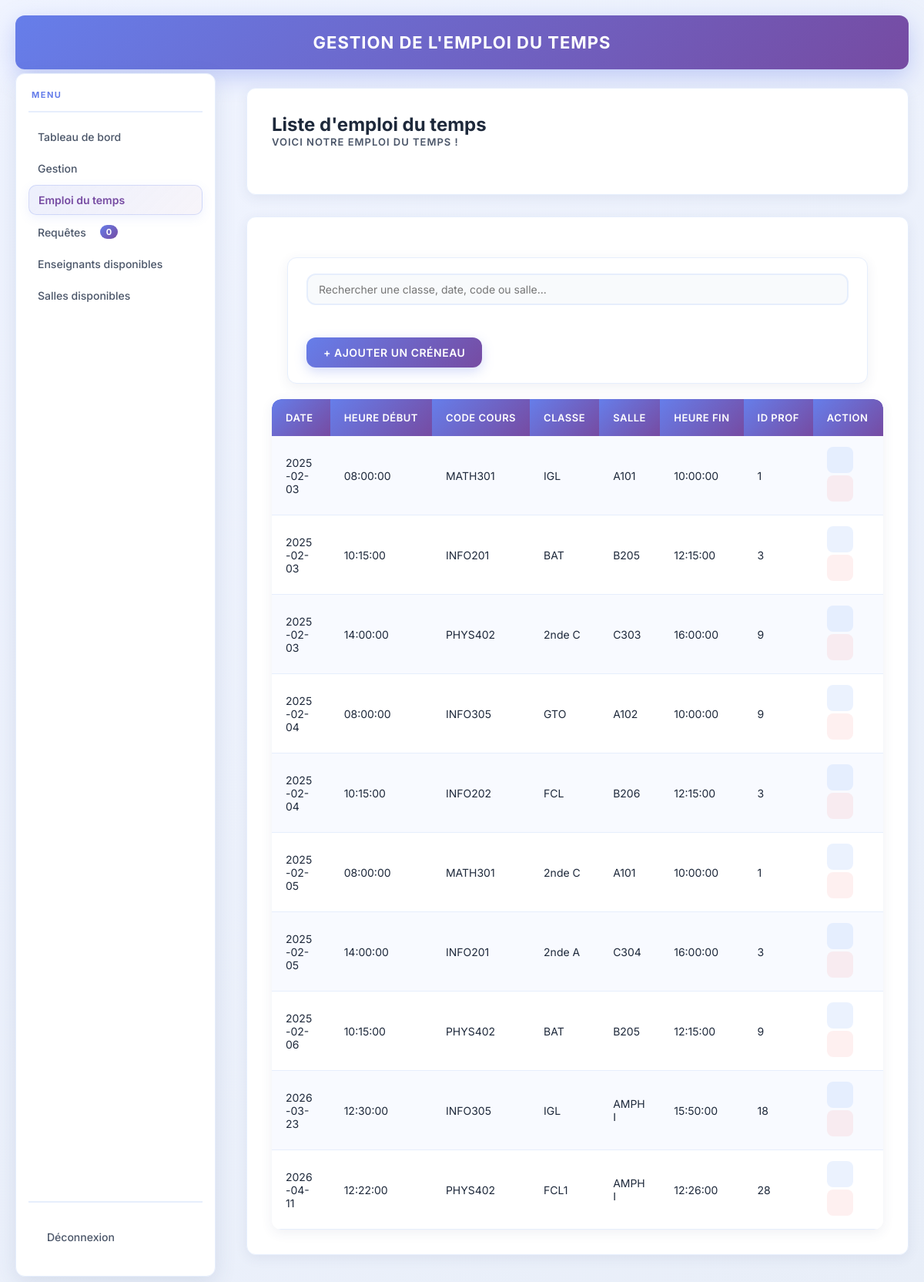
The page /ADMIN/Emploi.php on the database its author committed.
### tables this page shows
CREATE TABLE `CRENEAU` (
  `id_creneau` int(11) NOT NULL,
  `date` date NOT NULL,
  `heure_debut` time NOT NULL,
  `heure_fin` time NOT NULL,
  `salle` varchar(50) NOT NULL,
  `id_cours` int(11) NOT NULL,
  `id_admin` int(11) NOT NULL,
  `date_creation` timestamp NULL DEFAULT current_timestamp(),
  `date_modification` timestamp NULL DEFAULT current_timestamp() ON UPDATE current_timestamp(),
  `filiere` varchar(20) NOT NULL,
  `id_personne` int(11) NOT NULL
);

CREATE TABLE `COURS` (
  `id_cours` int(11) NOT NULL,
  `nom_cours` varchar(200) NOT NULL,
  `code_cours` varchar(20) NOT NULL,
  `description` text DEFAULT NULL,
  `date_creation` timestamp NULL DEFAULT current_timestamp()
);

### ADMIN/Emploi.php (the view, shortened to what this page needs)
<?php
        include_once "con_dbb.php";
?>
<!DOCTYPE html>
<html lang="fr">
<head>
    <link rel="stylesheet" href="../style/style2.css">
</head>
<body>
    <div class="Gtitre"><b>GESTION DE L'EMPLOI DU TEMPS</b></div>
    <nav>
        <h5 class="menu"><?= svg_icon('menu', 14) ?> MENU</h5>
        <ul class="nav-list" id="navList">
            <li><a href="tableau.php" class="<?= (basename($_SERVER['PHP_SELF'])=='tableau.php') ? 'nav-active' : '' ?>"><?= svg_icon('dashboard', 20) ?>Tableau de bord</a></li>
            <li><a href="Gestion.php" class="<?= (basename($_SERVER['PHP_SELF'])=='Gestion.php') ? 'nav-active' : '' ?>"><?= svg_icon('gestion', 20) ?>Gestion</a></li>
            <li><a href="Emploi.php" class="<?= (basename($_SERVER['PHP_SELF'])=='Emploi.php') ? 'nav-active' : '' ?>"><?= svg_icon('emploi', 20) ?>Emploi du temps</a></li>
            <li><a href="Requetes.php" class="<?= (basename($_SERVER['PHP_SELF'])=='Requetes.php') ? 'nav-active' : '' ?>"><?= svg_icon('requetes', 20) ?>Requêtes
                <span class="badge"><?php echo mysqli_num_rows(mysqli_query($con, "SELECT * FROM REQUETE WHERE statut='en_attente'")); ?></span>
            </a></li>
            <li><a href="profdispo.php" class="<?= (basename($_SERVER['PHP_SELF'])=='profdispo.php') ? 'nav-active' : '' ?>"><?= svg_icon('profdispo', 20) ?>Enseignants disponibles</a></li>
            <li><a href="salles_dispo.php" class="<?= (basename($_SERVER['PHP_SELF'])=='salles_dispo.php') ? 'nav-active' : '' ?>"><?= svg_icon('salles', 20) ?>Salles disponibles</a></li>
        </ul>
        <ul class="nav-footer" id="navFooter">
            <li><a href="../logout.php"><?= svg_icon('logout', 20) ?>Déconnexion</a></li>
        </ul>
    </nav>
    <section>
        <h1>Liste d'emploi du temps</h1>
        <div class="choix">
            <p>Voici notre emploi du temps !</p>
        </div>
    </section>
    <section>
        <div class="recherche">
            <form action="../edit/add_creneau.php" method="POST" novalidate>
                <input
                    type="text"
                    class="search"
                    id="search"
                    placeholder="Rechercher une classe, date, code ou salle..."
                    autocomplete="off">
                <small id="searchMessage" aria-live="polite"></small>
                <input
                    type="submit"
                    value="+ Ajouter un créneau"
                    name="ajout"
                    class="btn-add">
            </form>
        </div>
        <?php
        $stm=mysqli_query($con," SELECT c.*,co.code_cours FROM CRENEAU c JOIN COURS co ON c.id_cours = co.id_cours");
        $cours=$stm->fetch_all(MYSQLI_ASSOC);
        ?>
        <div class="table-wrapper">
        <table>
            <tr>
            <th>Date</th>
            <th>Heure début</th>
            <th>Code cours</th>
            <th>Classe</th>
            <th>Salle</th>
            <th>Heure fin</th>
            <th>Id prof</th>
            <th>Action</th>
        </tr>
        <?php foreach($cours as $cour): ?>
         <tr>
            <td><?=htmlspecialchars($cour['date']) ?></td>
            <td><?=htmlspecialchars($cour['heure_debut']) ?></td>
            <td><?=htmlspecialchars($cour['code_cours']) ?></td>
            <td><?=htmlspecialchars($cour['filiere']) ?></td>
            <td><?=htmlspecialchars($cour['salle']) ?></td>
            <td><?=htmlspecialchars($cour['heure_fin']) ?></td>
            <td><?= htmlspecialchars($cour['id_personne']) ?></td>
            <td>
                <a href="../edit/edit_creneau.php?id=<?= $cour['id_creneau'] ?>" class="action-btn edit" title="Modifier"><?= svg_icon('edit', 18) ?></a>
                <a href="../edit/delete_creneau.php?id=<?= $cour['id_creneau'] ?>" class="action-btn del" title="Supprimer" onclick="return confirm('Êtes-vous sûr de vouloir supprimer ce créneau ?')"><?= svg_icon('delete', 18) ?></a>
            </td>
        </tr>
        <?php endforeach; ?>
    </div>
    </section>
</body>
</html>

### rows shown on the page
creneau: date "2025-02-03", heure_debut "08:00:00", id_cours.code_cours "MATH301", filiere "IGL", salle "A101", heure_fin "10:00:00", id_personne "1"
creneau: date "2025-02-03", heure_debut "10:15:00", id_cours.code_cours "INFO201", filiere "BAT", salle "B205", heure_fin "12:15:00", id_personne "3"
creneau: date "2025-02-03", heure_debut "14:00:00", id_cours.code_cours "PHYS402", filiere "2nde C", salle "C303", heure_fin "16:00:00", id_personne "9"
creneau: date "2025-02-04", heure_debut "08:00:00", id_cours.code_cours "INFO305", filiere "GTO", salle "A102", heure_fin "10:00:00", id_personne "9"
creneau: date "2025-02-04", heure_debut "10:15:00", id_cours.code_cours "INFO202", filiere "FCL", salle "B206", heure_fin "12:15:00", id_personne "3"
creneau: date "2025-02-05", heure_debut "08:00:00", id_cours.code_cours "MATH301", filiere "2nde C", salle "A101", heure_fin "10:00:00", id_personne "1"
creneau: date "2025-02-05", heure_debut "14:00:00", id_cours.code_cours "INFO201", filiere "2nde A", salle "C304", heure_fin "16:00:00", id_personne "3"
creneau: date "2025-02-06", heure_debut "10:15:00", id_cours.code_cours "PHYS402", filiere "BAT", salle "B205", heure_fin "12:15:00", id_personne "9"
creneau: date "2026-03-23", heure_debut "12:30:00", id_cours.code_cours "INFO305", filiere "IGL", salle "AMPHI", heure_fin "15:50:00", id_personne "18"
creneau: date "2026-04-11", heure_debut "12:22:00", id_cours.code_cours "PHYS402", filiere "FCL1", salle "AMPHI", heure_fin "12:26:00", id_personne "28"
